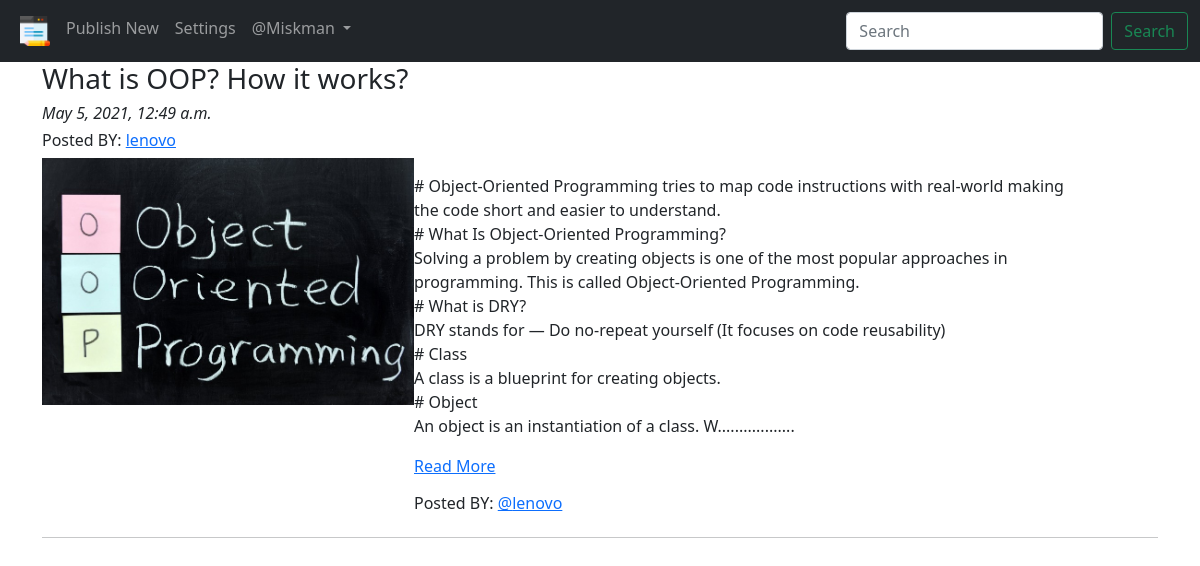
Page /blog/ (signed in) on the committed database.
### App_Blog/models.py (models this page shows, shortened)
class Blog(models.Model):
    author = models.ForeignKey(
        User, on_delete=models.CASCADE, related_name='post_author')
    blog_title = models.CharField(max_length=264, verbose_name="Put a Title")
    slug = models.SlugField(max_length=264, unique=True)
    blog_content = models.TextField(verbose_name="What is on your mind?")
    blog_image = models.ImageField(
        upload_to='blog_images', verbose_name="Image")
    publish_date = models.DateTimeField(auto_now_add=True)
    update_date = models.DateTimeField(auto_now=True)
    class Meta:
        ordering = ['-publish_date']

### App_Blog/views.py (the view)
# urls.py: path('', views.BlogList.as_view(), name='blog_list'),
class BlogList(ListView):
    context_object_name = 'blogs'
    model = Blog
    template_name = 'App_Blog/blog_list.html'

### App_Blog/templatetags/custom_filters.py (called while the page is built)
def range_filter(value):
    return value[0:500] + ".................."

### templates/App_Blog/blog_list.html (shortened to what this page needs)
{% extends 'base.html' %}
{% load custom_filters %}
{% block body_block %}
{% for blog in blogs %}
<h3>{{blog.blog_title}}</h3>
<h6><i>{{blog.publish_date}}</i></h6>
<h6>Posted BY: <a href="">{{blog.author}}</a></h6>
<div class="column" style="display: flex">
    <div class="col-sm-4">
        <img src="/media/{{blog.blog_image}}" alt="{{blog.blog_title}}" title="{{blog.blog_title}}" width="100%">
    </div>
    <div class="col-sm-7">
        <p>{{blog.blog_content|range_filter|linebreaks}} <a href="{% url 'App_Blog:blog_details' slug=blog.slug %}">Read
                More</a></p>
        <h6>Posted BY: <a href="#">@{{blog.author}}</a></h6>
    </div>
</div>
<hr>
{% endfor %}
{% endblock %}

### templates/base.html (shortened to what this page needs)
<!DOCTYPE html>
<html lang="en">
<head>
    <link href="https://cdn.jsdelivr.net/npm/bootstrap@5.0.0-beta3/dist/css/bootstrap.min.css" rel="stylesheet"
>
</head>
<body>
    <nav class="navbar navbar-expand-lg navbar-dark bg-dark">
        <div class="container-fluid">
            <div class="collapse navbar-collapse" id="navbarSupportedContent">
                <ul class="navbar-nav me-auto mb-2 mb-lg-0">
                    <li class="nav-item">
                        <a class="nav-link" aria-current="page" href="{% url 'App_Blog:blog_list' %}"><img
                                src="/media/blog.png" width="30px"></a>
                    </li>
                    {% if user.is_authenticated %}
                    <li class="nav-item">
                        <a class=" nav-link" href="{% url 'App_Blog:create_blog' %}">Publish New</a>
                    </li>
                    <li class="nav-item">
                        <a class=" nav-link" href="#">Settings</a>
                    </li>
                    {% endif %}
                    {% if user.is_authenticated %}
                    <li class="nav-item dropdown">
                        <a class="nav-link dropdown-toggle" href="#" id="navbarDropdown" role="button"
                            data-bs-toggle="dropdown" aria-expanded="false">
                            @{{user.username}}
                        </a>
                            {% endif %}
                    </li>
                </ul>
                <form class="d-flex">
                    <input class="form-control me-2" type="search" placeholder="Search" aria-label="Search">
                    <button class="btn btn-outline-success" type="submit">Search</button>
                </form>
            </div>
        </div>
    </nav>
    <div class="container">
        {% block body_block %}
        {% endblock %}
    </div>
</body>
</html>

### rows in the picture
Blog: blog_title "What is OOP? How it works?", publish_date "May 5, 2021, 12:49 a.m.", author "lenovo", blog_image (picture), blog_content|range_filter "# Object-Oriented Programming tries to map code instructions with real-world making the code short and easier to understand. # What Is Object-Oriented Programming? Solving a problem by creating objects is one of the most popular approaches in programming. This is called Object-Oriented Programming. # What is DRY? DRY stands for — Do no-repeat yourself (It focuses on code reusability) # Class A class is a blueprint for creating objects. # Object An object is an instantiation of a class. W.................."

### other values in the picture
{{ user.username }} "Miskman"
